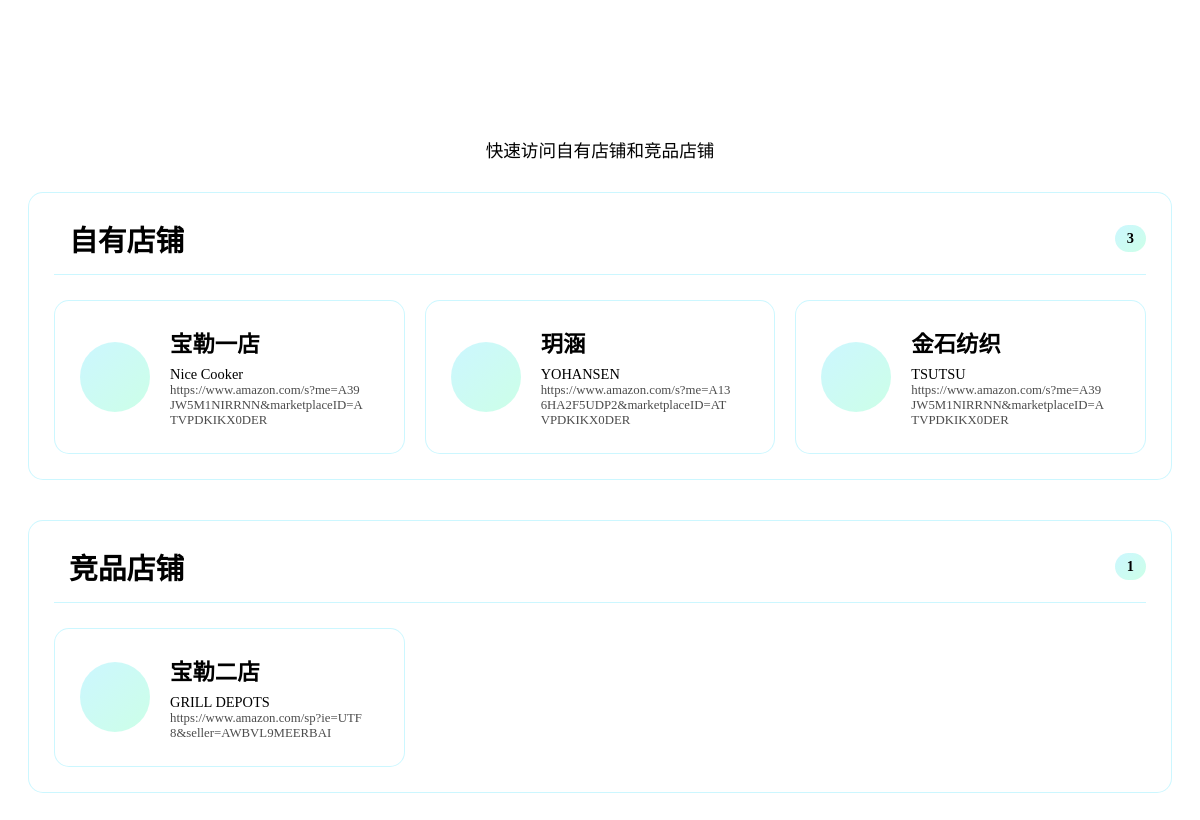
The page /toolset/shop-nav (signed in) on the database its author committed.
### tables this page shows
CREATE TABLE "shops" (
                id INTEGER PRIMARY KEY AUTOINCREMENT,
                shop_name TEXT NOT NULL UNIQUE,
                brand_name TEXT,
                shop_url TEXT NOT NULL,
                operator TEXT,
                shop_type TEXT DEFAULT "自有",
                created_at TIMESTAMP DEFAULT CURRENT_TIMESTAMP,
                updated_at TIMESTAMP DEFAULT CURRENT_TIMESTAMP,
                created_by INTEGER,
                FOREIGN KEY (created_by) REFERENCES users (id)
            );

### routes/toolset.py (the view)
@toolset_bp.route('/shop-nav')
@login_required
def shop_nav():
    LogService.log(
        action="访问店铺导航",
        resource="店铺导航",
        log_type="user",
        level="info"
    )
    from core.user_model import User
    username = session.get('username')
    user = User.get_user_by_username(username)
    chinese_name = user.chinese_name if user and user.chinese_name else username
    is_admin = username == 'damonrock'
    from core.shop_model import Shop
    shops_data = Shop.get_shops_by_user_permission(username, chinese_name, is_admin)
    return render_template('operations/shop_nav_embed.html',
                          chinese_name=chinese_name,
                          own_shops=shops_data['own_shops'],
                          competitor_shops=shops_data['competitor_shops'])

### core/auth.py (called while the page is built)
def is_logged_in():
    return 'username' in session

def login_required(f):
    from functools import wraps
    @wraps(f)
    def decorated_function(*args, **kwargs):
        if not is_logged_in():
            return redirect(url_for('auth.login', next=request.url))
        return f(*args, **kwargs)
    return decorated_function

### core/database.py (called while the page is built)
def get_user(username):
    conn = get_db_connection()
    cursor = conn.cursor()
    cursor.execute('SELECT * FROM users WHERE username = ?', (username,))
    user = cursor.fetchone()
    conn.close()
    return user

def add_log(user_id, username, action, resource=None, details=None,
           ip_address=None, user_agent=None, log_type='user', level='info'):
    conn = get_db_connection()
    cursor = conn.cursor()
    try:
        cursor.execute(
            '''INSERT INTO logs
               (user_id, username, action, resource, details, ip_address, user_agent, log_type, level)
               VALUES (?, ?, ?, ?, ?, ?, ?, ?, ?)''',
            (user_id, username, action, resource, details, ip_address, user_agent, log_type, level)
        )
        conn.commit()
        return True
    except Exception as e:
        print(f"添加日志失败: {e}")
        return False
    finally:
        conn.close()

### core/database_config.py (called while the page is built)
def get_db_connection():
    conn = sqlite3.connect(DB_PATH)
    conn.execute(f"PRAGMA temp_store = 2")  # 使用临时内存存储
    conn.execute("PRAGMA journal_mode = WAL")  # 使用WAL模式提高并发性能
    def beijing_now():
        """返回当前北京时间"""
        return datetime.strftime(datetime.now(), '%Y-%m-%d %H:%M:%S')
    conn.create_function("beijing_now", 0, beijing_now)
    conn.row_factory = sqlite3.Row  # 使结果可以通过列名访问
    return conn

### core/shop_model.py (called while the page is built)
    @classmethod
    def get_shops_by_user_permission(cls, username, chinese_name=None, is_admin=False):
        all_shops = cls.get_by_user_permission(username, chinese_name, is_admin)
        own_shops = []
        competitor_shops = []
        for shop in all_shops:
            if shop.shop_type == '自有':
                own_shops.append(shop)
            elif shop.shop_type == '竞品':
                competitor_shops.append(shop)
        return {
            'own_shops': own_shops,
            'competitor_shops': competitor_shops
        }

### templates/operations/shop_nav_embed.html (shortened to what this page needs)
<div class="shop-nav-container">
    <div class="nav-header">
        <h2> 店铺导航</h2>
        <p>快速访问自有店铺和竞品店铺</p>
    </div>
    <div class="shops-categories">
        <div class="shop-category">
            <div class="category-title">
                <h3>自有店铺</h3>
                <span class="shop-count">{{ own_shops|length if own_shops else 0 }}</span>
            </div>
            <div class="shop-cards">
                {% if own_shops %}
                    {% for shop in own_shops %}
                    <div class="shop-card">
                        <a href="{{ shop.shop_url }}" target="_blank" class="shop-link">
                            <div class="shop-icon">
                            </div>
                            <div class="shop-content">
                                <h4>{{ shop.shop_name }}</h4>
                                <p>{{ shop.brand_name if shop.brand_name else '无品牌信息' }}</p>
                                <p class="shop-url">{{ shop.shop_url }}</p>
                            </div>
                        </a>
                    </div>
                    {% endfor %}
                {% else %}
                    <div class="empty-shops">
                        <i class="fas fa-store-slash"></i>
                        <h3>暂无自有店铺</h3>
                        <p>请联系管理员添加自有店铺信息</p>
                    </div>
                {% endif %}
            </div>
        </div>
        <div class="shop-category">
            <div class="category-title">
                <h3>竞品店铺</h3>
                <span class="shop-count">{{ competitor_shops|length if competitor_shops else 0 }}</span>
            </div>
            <div class="shop-cards">
                {% if competitor_shops %}
                    {% for shop in competitor_shops %}
                    <div class="shop-card">
                        <a href="{{ shop.shop_url }}" target="_blank" class="shop-link">
                            <div class="shop-icon">
                            </div>
                            <div class="shop-content">
                                <h4>{{ shop.shop_name }}</h4>
                                <p>{{ shop.brand_name if shop.brand_name else '无品牌信息' }}</p>
                                <p class="shop-url">{{ shop.shop_url }}</p>
                            </div>
                        </a>
                    </div>
                    {% endfor %}
                {% else %}
                    <div class="empty-shops">
                        <i class="fas fa-store-slash"></i>
                        <h3>暂无竞品店铺</h3>
                        <p>请联系管理员添加竞品店铺信息</p>
                    </div>
                {% endif %}
            </div>
        </div>
    </div>
</div>

### templates/operations/shop_nav_embed.html (style rules this page uses)
.shop-nav-container { padding: 20px; color: var(--text-primary); }
.nav-header { text-align: center; margin-bottom: 30px; }
.nav-header h2 { font-size: 2.5rem; margin-bottom: 5px; background: linear-gradient(135deg, var(--neon-blue) 0%, var(--neon-purple) 100%); -webkit-background-clip: text; -webkit-text-fill-color: transparent; background-clip: text; }
.nav-header p { font-size: 1.1rem; color: var(--text-secondary); margin-bottom: 5px; }
.shops-categories { display: flex; flex-direction: column; gap: 40px; }
.shop-category { background: rgba(255, 255, 255, 0.05); backdrop-filter: blur(10px); border: 1px solid rgba(0, 212, 255, 0.2); border-radius: 15px; padding: 25px; transition: all var(--transition-normal) ease; }
.category-title { display: flex; align-items: center; gap: 15px; margin-bottom: 25px; padding-bottom: 15px; border-bottom: 1px solid rgba(0, 212, 255, 0.2); }
.category-title h3 { margin: 0; font-size: 1.8em; font-weight: 600; color: var(--text-primary); flex: 1; }
.shop-count { background: linear-gradient(135deg, rgba(0, 212, 255, 0.2), rgba(0, 255, 136, 0.2)); color: var(--neon-blue); padding: 5px 12px; border-radius: 20px; font-size: 0.9rem; font-weight: 600; }
.shop-cards { display: grid; grid-template-columns: repeat(auto-fill, minmax(300px, 1fr)); gap: 20px; }
.shop-url { font-size: 0.8rem !important; word-break: break-all; opacity: 0.7; }
.shop-card { background: rgba(255, 255, 255, 0.05); border: 1px solid rgba(0, 212, 255, 0.2); border-radius: 15px; overflow: hidden; position: relative; transition: all var(--transition-normal) ease; cursor: pointer; }
.shop-card::before { content: ''; position: absolute; top: 0; left: 0; right: 0; bottom: 0; background: linear-gradient(135deg, rgba(0, 212, 255, 0.1) 0%, rgba(157, 78, 221, 0.1) 100%); opacity: 0; transition: opacity 0.3s ease; }
.shop-link { display: flex; align-items: center; padding: 25px; text-decoration: none; color: var(--text-primary); position: relative; z-index: 1; }
.shop-icon { width: 70px; height: 70px; border-radius: 50%; background: linear-gradient(135deg, rgba(0, 212, 255, 0.2), rgba(0, 255, 136, 0.2)); display: flex; align-items: center; justify-content: center; margin-right: 20px; flex-shrink: 0; transition: all var(--transition-normal) ease; }
.shop-content { flex: 1; }
.shop-content h4 { margin: 0 0 8px 0; font-size: 1.4rem; font-weight: 600; transition: color var(--transition-normal) ease; }
.shop-content p { margin: 0; font-size: 0.9rem; color: var(--text-secondary); word-break: break-all; }

### rows shown on the page
shops: shop_name "宝勒一店", brand_name "Nice Cooker", shop_url "https://www.amazon.com/s?me=A39JW5M1NIRRNN&marketplaceID=ATVPDKIKX0DER"
shops: shop_name "玥涵", brand_name "YOHANSEN", shop_url "https://www.amazon.com/s?me=A136HA2F5UDP2&marketplaceID=ATVPDKIKX0DER"
shops: shop_name "金石纺织", brand_name "TSUTSU", shop_url "https://www.amazon.com/s?me=A39JW5M1NIRRNN&marketplaceID=ATVPDKIKX0DER"
shops: shop_name "宝勒二店", brand_name "GRILL DEPOTS", shop_url "https://www.amazon.com/sp?ie=UTF8&seller=AWBVL9MEERBAI"

### other values the page prints
{{ own_shops|length if own_shops else 0 }} "3"
{{ competitor_shops|length if competitor_shops else 0 }} "1"
